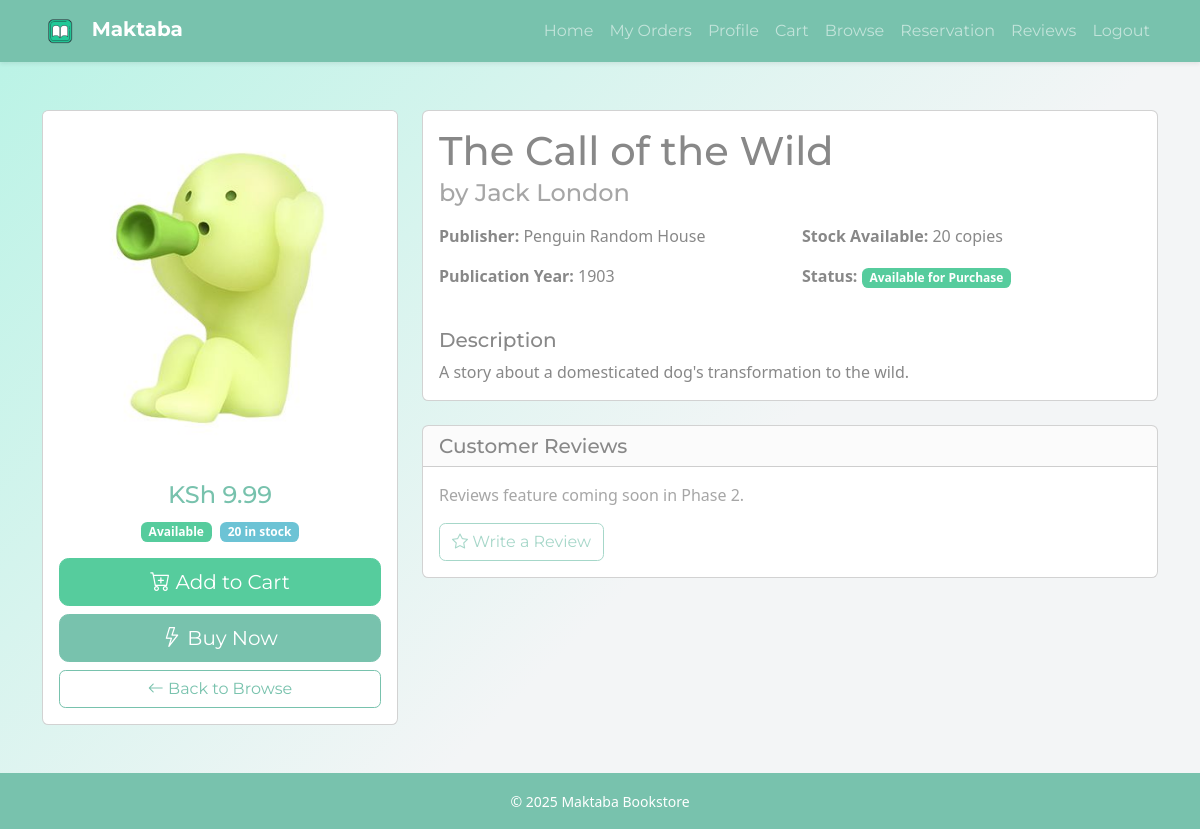
Page /modules/user/book_details.php?book_id=1 (signed in) on the committed database.
### tables this page shows
CREATE TABLE books (
    book_id INT AUTO_INCREMENT PRIMARY KEY,
    title VARCHAR(200) NOT NULL,
    author VARCHAR(100),
    publisher_id INT,
    price DECIMAL(10,2) NOT NULL,
    stock_quantity INT DEFAULT 0,
    reserved_stock INT DEFAULT 0,
    genre VARCHAR(50),
    year_of_publication YEAR,
    description TEXT,
    book_cover VARCHAR(255),
    moodle_course_id VARCHAR(50),  
    is_available TINYINT(1) DEFAULT 1,
    date_added TIMESTAMP DEFAULT CURRENT_TIMESTAMP,
    FOREIGN KEY (publisher_id) REFERENCES publishers(publisher_id)
        ON DELETE SET NULL ON UPDATE CASCADE
);

CREATE TABLE publishers (
    publisher_id INT AUTO_INCREMENT PRIMARY KEY,
    name VARCHAR(100) NOT NULL,
    address TEXT,
    contact_number VARCHAR(20),
    email VARCHAR(100)
);

### modules/user/book_details.php (the view, shortened to what this page needs)
<?php
require_once __DIR__ . '/../../database/config.php';
$book_id = (int)($_GET['book_id'] ?? 0);
$stmt = $conn->prepare("
    SELECT b.*, p.name as publisher_name
    FROM books b
    LEFT JOIN publishers p ON b.publisher_id = p.publisher_id
    WHERE b.book_id = ?
");
$stmt->bind_param("i", $book_id);
$stmt->execute();
$result = $stmt->get_result();
$book = $result->fetch_assoc();
$title = htmlspecialchars($book['title'] ?? 'Unknown Title');
$author = htmlspecialchars($book['author'] ?? 'Unknown Author');
$publisher_name = htmlspecialchars($book['publisher_name'] ?? 'Unknown Publisher');
$price = number_format($book['price'] ?? 0, 2);
$stock = $book['stock_quantity'] ?? 0;
$description = htmlspecialchars($book['description'] ?? 'No description available.');
$year = $book['year_of_publication'] ?? 'Unknown';
$status = $book['is_available'] ?? 0;
?>
<!DOCTYPE html>
<html lang="en">
<head>
    <link href="https://cdn.jsdelivr.net/npm/bootswatch@5.3.3/dist/minty/bootstrap.min.css" rel="stylesheet">
    <link href="https://cdn.jsdelivr.net/npm/bootstrap-icons@1.11.3/font/bootstrap-icons.css" rel="stylesheet">
    <link rel="stylesheet" href="../../assets/css/user.css">
</head>
<body class="d-flex flex-column min-vh-100">
<?php include("../../includes/user_nav.php"); ?>
<main class="container my-5 flex-grow-1">
    <div class="row">
        <div class="col-md-4">
            <div class="card">
                <img src="../../assets/img/shout.jpg" class="card-img-top" alt="<?php echo $title; ?>">
                <div class="card-body text-center">
                    <h4 class="text-primary">KSh <?php echo $price; ?></h4>
                    <div class="mb-3">
                        <span class="badge bg-<?php echo $status ? 'success' : 'secondary'; ?>">
                            <?php echo $status ? 'Available' : 'Unavailable'; ?>
                        </span>
                        <span class="badge bg-<?php echo $stock > 0 ? 'info' : 'danger'; ?> ms-1">
                            <?php echo $stock > 0 ? $stock . ' in stock' : 'Out of stock'; ?>
                        </span>
                    </div>
                    <?php if ($stock > 0 && $status): ?>
                        <a href="add_to_cart.php?book_id=<?php echo $book_id; ?>" class="btn btn-success btn-lg w-100 mb-2">
                            <i class="bi bi-cart-plus"></i> Add to Cart
                        </a>
                        <a href="checkout.php?book_id=<?php echo $book_id; ?>" class="btn btn-primary btn-lg w-100 mb-2">
                            <i class="bi bi-lightning"></i> Buy Now
                        </a>
                    <?php else: ?>
                        <button class="btn btn-secondary btn-lg w-100 mb-2" disabled>
                            <i class="bi bi-x-circle"></i> Not Available
                        </button>
                    <?php endif; ?>
                    <a href="browse_books.php" class="btn btn-outline-primary w-100">
                        <i class="bi bi-arrow-left"></i> Back to Browse
                    </a>
                </div>
            </div>
        </div>
        <div class="col-md-8">
            <div class="card">
                <div class="card-body">
                    <h1 class="card-title"><?php echo $title; ?></h1>
                    <h4 class="card-subtitle mb-3 text-muted">by <?php echo $author; ?></h4>
                    <div class="row mb-4">
                        <div class="col-md-6">
                            <p><strong>Publisher:</strong> <?php echo $publisher_name; ?></p>
                            <p><strong>Publication Year:</strong> <?php echo $year; ?></p>
                        </div>
                        <div class="col-md-6">
                            <p><strong>Stock Available:</strong> <?php echo $stock; ?> copies</p>
                            <p><strong>Status:</strong>
                                <span class="badge bg-<?php echo $status ? 'success' : 'secondary'; ?>">
                                    <?php echo $status ? 'Available for Purchase' : 'Currently Unavailable'; ?>
                                </span>
                            </p>
                        </div>
                    </div>
                    <h5>Description</h5>
                    <p class="card-text"><?php echo nl2br($description); ?></p>
                </div>
            </div>
            <div class="card mt-4">
                <div class="card-header">
                    <h5 class="mb-0">Customer Reviews</h5>
                </div>
                <div class="card-body">
                    <p class="text-muted">Reviews feature coming soon in Phase 2.</p>
                    <button class="btn btn-outline-primary" disabled>
                        <i class="bi bi-star"></i> Write a Review
                    </button>
                </div>
            </div>
        </div>
    </div>
</main>
<footer class="bg-primary text-white text-center py-3 mt-auto">
    <small>&copy; <?php echo date('Y'); ?> Maktaba Bookstore</small>
</footer>
</body>
</html>

### Assets/css/user.css (style rules this page uses)
body { background: linear-gradient(135deg, #b8f3e5 0%, #f3f5f6 60%); min-height: 100vh; }

### rows in the picture
books: price "9.99", stock_quantity "20", title "The Call of the Wild", author "Jack London", publisher.name "Penguin Random House", year_of_publication "1903", description "A story about a domesticated dog's transformation to the wild."
